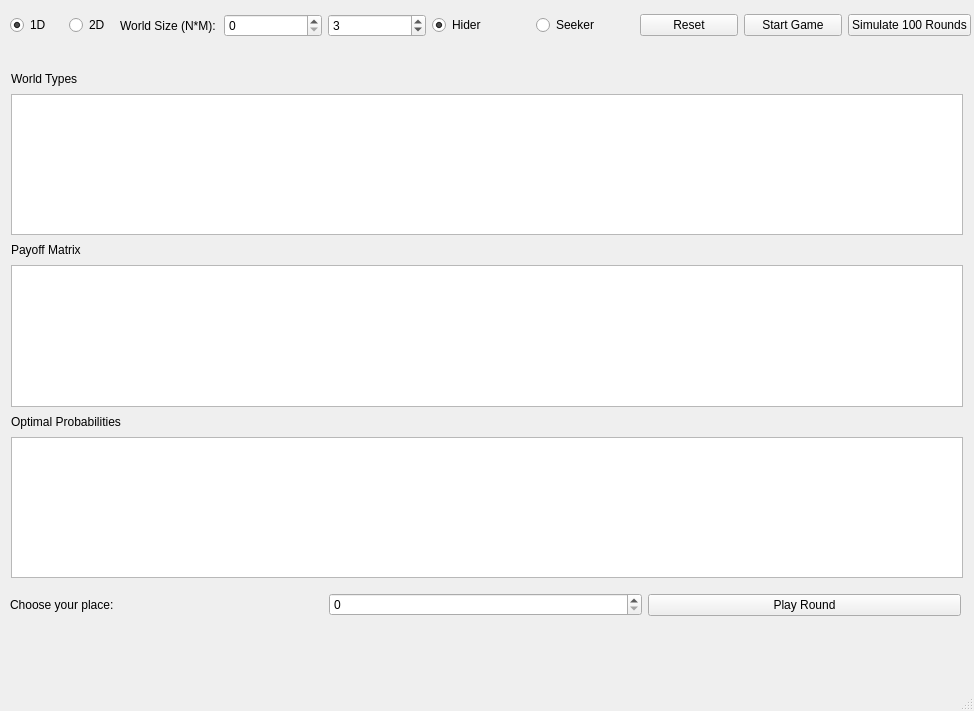
<?xml version="1.0" encoding="UTF-8"?>
<ui version="4.0">
 <class>MainWindow</class>
 <widget class="QMainWindow" name="MainWindow">
  <property name="geometry">
   <rect>
    <x>0</x>
    <y>0</y>
    <width>974</width>
    <height>711</height>
   </rect>
  </property>
  <property name="windowTitle">
   <string>Hide and Seek Game Theory</string>
  </property>
  <widget class="QWidget" name="centralwidget">
   <widget class="QLabel" name="info_label">
    <property name="geometry">
     <rect>
      <x>11</x>
      <y>48</y>
      <width>941</width>
      <height>16</height>
     </rect>
    </property>
   </widget>
   <widget class="QLabel" name="label_types">
    <property name="geometry">
     <rect>
      <x>11</x>
      <y>71</y>
      <width>72</width>
      <height>16</height>
     </rect>
    </property>
    <property name="text">
     <string>World Types</string>
    </property>
   </widget>
   <widget class="QTableWidget" name="type_table">
    <property name="geometry">
     <rect>
      <x>11</x>
      <y>94</y>
      <width>952</width>
      <height>141</height>
     </rect>
    </property>
   </widget>
   <widget class="QLabel" name="label_matrix">
    <property name="geometry">
     <rect>
      <x>11</x>
      <y>242</y>
      <width>74</width>
      <height>16</height>
     </rect>
    </property>
    <property name="text">
     <string>Payoff Matrix</string>
    </property>
   </widget>
   <widget class="QTableWidget" name="matrix_table">
    <property name="geometry">
     <rect>
      <x>11</x>
      <y>265</y>
      <width>952</width>
      <height>142</height>
     </rect>
    </property>
   </widget>
   <widget class="QLabel" name="label_probs">
    <property name="geometry">
     <rect>
      <x>11</x>
      <y>414</y>
      <width>117</width>
      <height>16</height>
     </rect>
    </property>
    <property name="text">
     <string>Optimal Probabilities</string>
    </property>
   </widget>
   <widget class="QTableWidget" name="prob_table">
    <property name="geometry">
     <rect>
      <x>11</x>
      <y>437</y>
      <width>952</width>
      <height>141</height>
     </rect>
    </property>
   </widget>
   <widget class="QLabel" name="score_label">
    <property name="geometry">
     <rect>
      <x>11</x>
      <y>622</y>
      <width>951</width>
      <height>31</height>
     </rect>
    </property>
   </widget>
   <widget class="QWidget" name="horizontalLayoutWidget">
    <property name="geometry">
     <rect>
      <x>10</x>
      <y>10</y>
      <width>111</width>
      <height>31</height>
     </rect>
    </property>
    <layout class="QHBoxLayout" name="horizontalLayout">
     <item>
      <widget class="QRadioButton" name="oneD">
       <property name="text">
        <string>1D</string>
       </property>
       <property name="checked">
        <bool>true</bool>
       </property>
      </widget>
     </item>
     <item>
      <widget class="QRadioButton" name="twoD">
       <property name="enabled">
        <bool>true</bool>
       </property>
       <property name="text">
        <string>2D</string>
       </property>
      </widget>
     </item>
    </layout>
   </widget>
   <widget class="QWidget" name="horizontalLayoutWidget_2">
    <property name="geometry">
     <rect>
      <x>120</x>
      <y>10</y>
      <width>851</width>
      <height>31</height>
     </rect>
    </property>
    <layout class="QHBoxLayout" name="horizontalLayout_2">
     <item>
      <widget class="QLabel" name="label_world_size">
       <property name="text">
        <string>World Size (N*M):</string>
       </property>
      </widget>
     </item>
     <item>
      <widget class="QSpinBox" name="N"/>
     </item>
     <item>
      <widget class="QSpinBox" name="M">
       <property name="minimum">
        <number>2</number>
       </property>
       <property name="maximum">
        <number>10</number>
       </property>
       <property name="value">
        <number>3</number>
       </property>
      </widget>
     </item>
     <item>
      <widget class="QRadioButton" name="hider_radio">
       <property name="text">
        <string>Hider</string>
       </property>
       <property name="checked">
        <bool>true</bool>
       </property>
      </widget>
     </item>
     <item>
      <widget class="QRadioButton" name="seeker_radio">
       <property name="text">
        <string>Seeker</string>
       </property>
      </widget>
     </item>
     <item>
      <widget class="QPushButton" name="reset_btn">
       <property name="text">
        <string>Reset</string>
       </property>
      </widget>
     </item>
     <item>
      <widget class="QPushButton" name="start_btn">
       <property name="text">
        <string>Start Game</string>
       </property>
      </widget>
     </item>
     <item>
      <widget class="QPushButton" name="sim_btn">
       <property name="text">
        <string>Simulate 100 Rounds</string>
       </property>
      </widget>
     </item>
    </layout>
   </widget>
   <widget class="QWidget" name="layoutWidget">
    <property name="geometry">
     <rect>
      <x>10</x>
      <y>590</y>
      <width>951</width>
      <height>30</height>
     </rect>
    </property>
    <layout class="QHBoxLayout" name="playLayout">
     <item>
      <widget class="QLabel" name="label_choose_place">
       <property name="text">
        <string>Choose your place:</string>
       </property>
      </widget>
     </item>
     <item>
      <widget class="QSpinBox" name="place_spin"/>
     </item>
     <item>
      <widget class="QPushButton" name="play_btn">
       <property name="text">
        <string>Play Round</string>
       </property>
      </widget>
     </item>
    </layout>
   </widget>
  </widget>
  <widget class="QMenuBar" name="menubar">
   <property name="geometry">
    <rect>
     <x>0</x>
     <y>0</y>
     <width>974</width>
     <height>26</height>
    </rect>
   </property>
  </widget>
  <widget class="QStatusBar" name="statusbar"/>
 </widget>
 <resources/>
 <connections/>
</ui>
